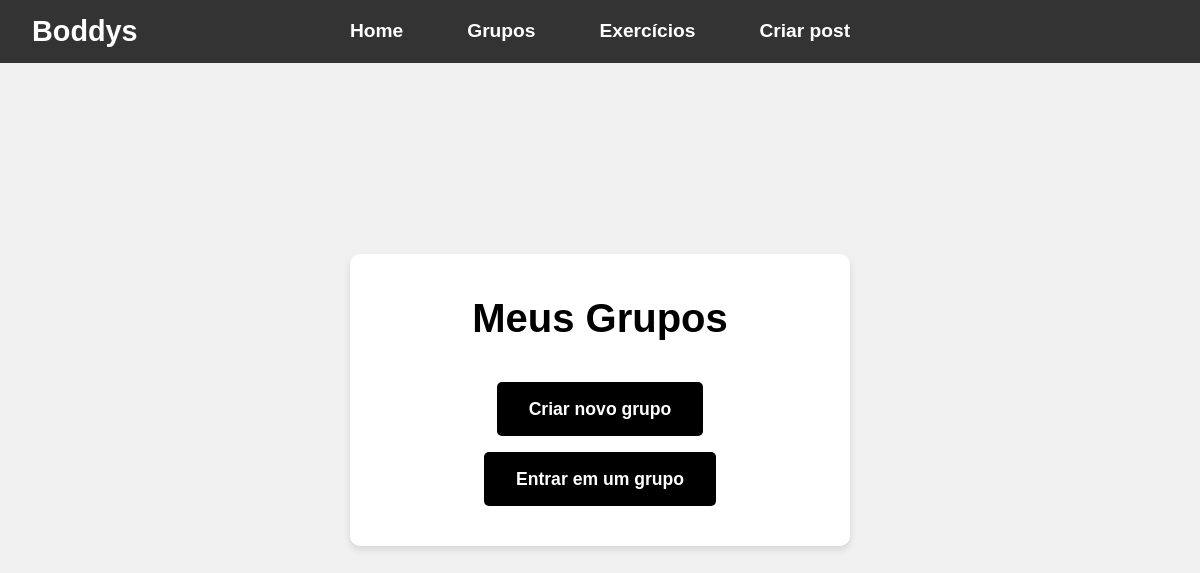
The app's page /groups/ (signed in), older data.
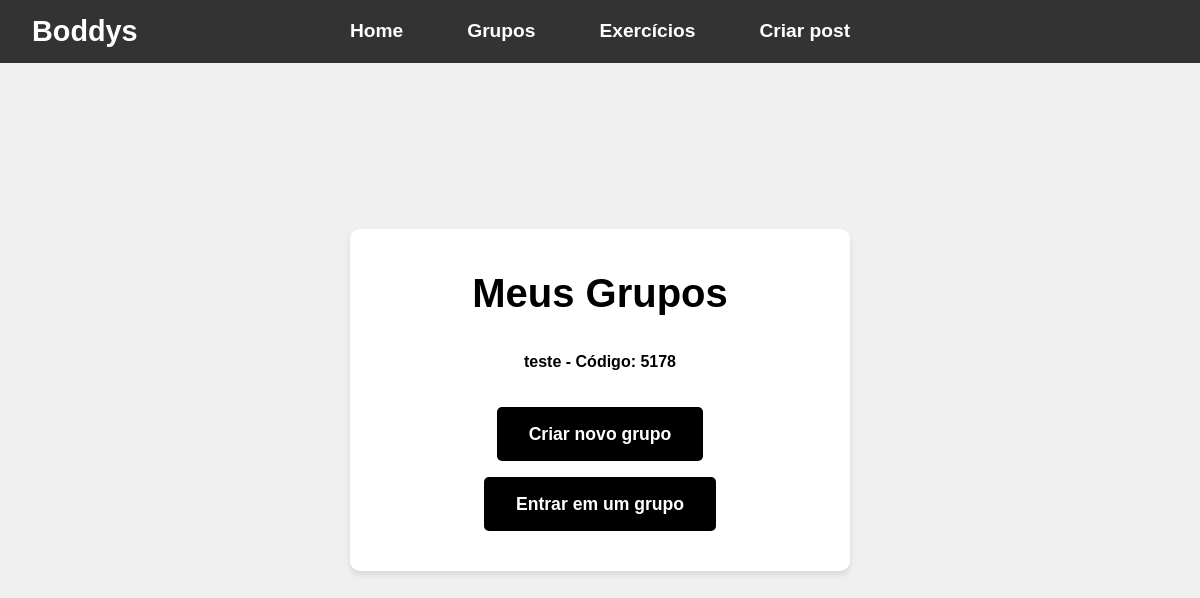
The same page, newer data.
### groups/models.py (models this page shows, shortened)
class Grupo(models.Model):
    codigoAcesso = models.CharField(max_length=50, unique=True)
    nome = models.CharField(max_length=255)
    criadoEm = models.DateTimeField(default=timezone.now)
    emailAdmin = models.EmailField()
    diasAtivos = models.IntegerField(default=0)
    membros = models.ManyToManyField(settings.AUTH_USER_MODEL, blank=True)  # Relacionamento com Usuários

### groups/views.py (the view)
# urls.py: path('', listar_grupos_view, name='listar_grupos'),
@login_required
def listar_grupos_view(request):
    grupos = Grupo.objects.filter(membros=request.user)
    return render(request, 'groups/listar_grupos.html', {'grupos': grupos})

### groups/templates/groups/listar_grupos.html (shortened to what this page needs)
{% extends 'base.html' %}
{% block content %}
<h1>Meus Grupos</h1>
<ul>
    {% for grupo in grupos %}
      <li>
        <a href="{% url 'listar_posts_grupo' grupo.id %}">
          {{ grupo.nome }} - Código: {{ grupo.codigoAcesso }}
        </a>
      </li>
    {% endfor %}
</ul>
<a class="button" href="{% url 'criar_grupo' %}">Criar novo grupo</a>
<a class="button" href="{% url 'join_grupo' %}">Entrar em um grupo</a>
{% endblock content %}

Row changes from the older to the newer data that the page shows:
added Grupo: nome "teste", codigoAcesso "5178"
